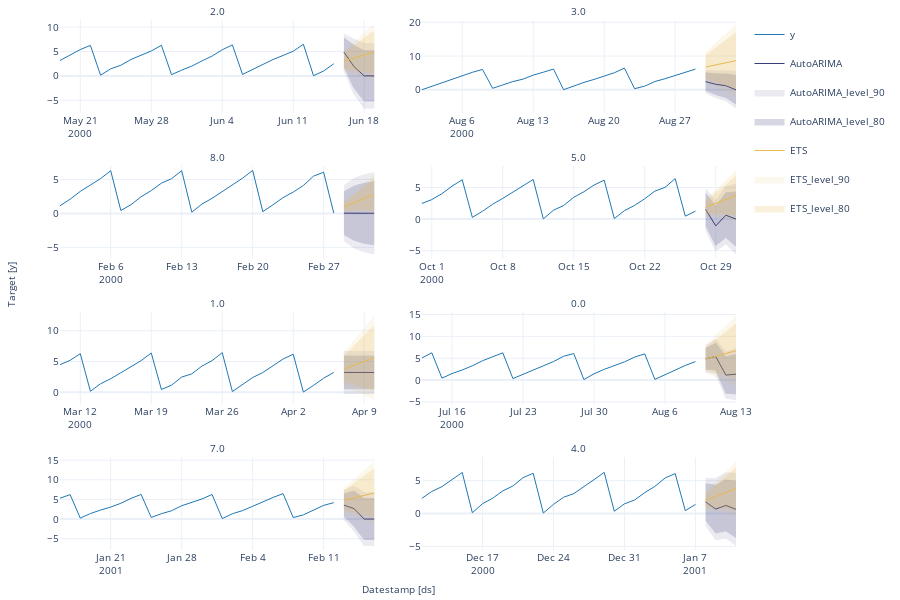

The cell this chart's notebook holds for it:
### Code cell
#| hide
fcsts_df = fcst.forecast(h=4, fitted=True, level=[90, 80, 30])
fcsts_df.groupby('unique_id').tail(4)
fcst.plot(panel_df.groupby('unique_id').tail(28), fcsts_df, models=['AutoARIMA', 'ETS'], level=[90, 80])

### Figure 1 — Plotly figure (JSON) as saved in the notebook; plotly's stock layout.template omitted (floating-point values rounded to 4 significant figures)
{"data": [{"legendgroup": "y", "line": {"color": "#1f77b4", "width": 1}, "mode": "lines", "name": "y", "showlegend": true, "type": "scatter", "x": ["2000-05-19T00:00:00", "2000-05-20T00:00:00", "2000-05-21T00:00:00", "2000-05-22T00:00:00", "2000-05-23T00:00:00", "2000-05-24T00:00:00", "2000-05-25T00:00:00", "2000-05-26T00:00:00", "2000-05-27T00:00:00", "2000-05-28T00:00:00", "2000-05-29T00:00:00", "2000-05-30T00:00:00", "2000-05-31T00:00:00", "2000-06-01T00:00:00", "2000-06-02T00:00:00", "2000-06-03T00:00:00", "2000-06-04T00:00:00", "2000-06-05T00:00:00", "2000-06-06T00:00:00", "2000-06-07T00:00:00", "2000-06-08T00:00:00", "2000-06-09T00:00:00", "2000-06-10T00:00:00", "2000-06-11T00:00:00", "2000-06-12T00:00:00", "2000-06-13T00:00:00", "2000-06-14T00:00:00", "2000-06-15T00:00:00"], "xaxis": "x", "y": [3.162, 4.34, 5.398, 6.252, 0.1481, 1.443, 2.176, 3.369, 4.278, 5.101, 6.274, 0.2598, 1.174, 2.012, 3.074, 4.066, 5.354, 6.355, 0.3059, 1.336, 2.224, 3.348, 4.189, 5.05, 6.48, 0.03622, 1.01, 2.49], "yaxis": "y"}, {"legendgroup": "y", "line": {"color": "#1f77b4", "width": 1}, "mode": "lines", "name": "y", "showlegend": false, "type": "scatter", "x": ["2000-08-02T00:00:00", "2000-08-03T00:00:00", "2000-08-04T00:00:00", "2000-08-05T00:00:00", "2000-08-06T00:00:00", "2000-08-07T00:00:00", "2000-08-08T00:00:00", "2000-08-09T00:00:00", "2000-08-10T00:00:00", "2000-08-11T00:00:00", "2000-08-12T00:00:00", "2000-08-13T00:00:00", "2000-08-14T00:00:00", "2000-08-15T00:00:00", "2000-08-16T00:00:00", "2000-08-17T00:00:00", "2000-08-18T00:00:00", "2000-08-19T00:00:00", "2000-08-20T00:00:00", "2000-08-21T00:00:00", "2000-08-22T00:00:00", "2000-08-23T00:00:00", "2000-08-24T00:00:00", "2000-08-25T00:00:00", "2000-08-26T00:00:00", "2000-08-27T00:00:00", "2000-08-28T00:00:00", "2000-08-29T00:00:00"], "xaxis": "x2", "y": [0.004345, 1.012, 2.072, 3.257, 4.111, 5.185, 6.028, 0.4556, 1.442, 2.449, 3.166, 4.356, 5.213, 6.151, 0.03521, 1.211, 2.194, 3.08, 4.175, 5.048, 6.436, 0.3338, 1.096, 2.459, 3.29, 4.228, 5.321, 6.127], "yaxis": "y2"}, {"legendgroup": "y", "line": {"color": "#1f77b4", "width": 1}, "mode": "lines", "name": "y", "showlegend": false, "type": "scatter", "x": ["2000-02-01T00:00:00", "2000-02-02T00:00:00", "2000-02-03T00:00:00", "2000-02-04T00:00:00", "2000-02-05T00:00:00", "2000-02-06T00:00:00", "2000-02-07T00:00:00", "2000-02-08T00:00:00", "2000-02-09T00:00:00", "2000-02-10T00:00:00", "2000-02-11T00:00:00", "2000-02-12T00:00:00", "2000-02-13T00:00:00", "2000-02-14T00:00:00", "2000-02-15T00:00:00", "2000-02-16T00:00:00", "2000-02-17T00:00:00", "2000-02-18T00:00:00", "2000-02-19T00:00:00", "2000-02-20T00:00:00", "2000-02-21T00:00:00", "2000-02-22T00:00:00", "2000-02-23T00:00:00", "2000-02-24T00:00:00", "2000-02-25T00:00:00", "2000-02-26T00:00:00", "2000-02-27T00:00:00", "2000-02-28T00:00:00"], "xaxis": "x3", "y": [1.111, 2.092, 3.239, 4.178, 5.12, 6.291, 0.4281, 1.278, 2.453, 3.358, 4.45, 5.101, 6.294, 0.1773, 1.372, 2.225, 3.206, 4.071, 5.177, 6.334, 0.2544, 1.26, 2.324, 3.138, 4.11, 5.484, 6.069, 0.0405], "yaxis": "y3"}, {"legendgroup": "y", "line": {"color": "#1f77b4", "width": 1}, "mode": "lines", "name": "y", "showlegend": false, "type": "scatter", "x": ["2000-09-30T00:00:00", "2000-10-01T00:00:00", "2000-10-02T00:00:00", "2000-10-03T00:00:00", "2000-10-04T00:00:00", "2000-10-05T00:00:00", "2000-10-06T00:00:00", "2000-10-07T00:00:00", "2000-10-08T00:00:00", "2000-10-09T00:00:00", "2000-10-10T00:00:00", "2000-10-11T00:00:00", "2000-10-12T00:00:00", "2000-10-13T00:00:00", "2000-10-14T00:00:00", "2000-10-15T00:00:00", "2000-10-16T00:00:00", "2000-10-17T00:00:00", "2000-10-18T00:00:00", "2000-10-19T00:00:00", "2000-10-20T00:00:00", "2000-10-21T00:00:00", "2000-10-22T00:00:00", "2000-10-23T00:00:00", "2000-10-24T00:00:00", "2000-10-25T00:00:00", "2000-10-26T00:00:00", "2000-10-27T00:00:00"], "xaxis": "x4", "y": [2.459, 3.085, 4.02, 5.215, 6.216, 0.2656, 1.235, 2.349, 3.271, 4.271, 5.334, 6.261, 0.03107, 1.406, 2.143, 3.451, 4.321, 5.382, 6.156, 0.07805, 1.326, 2.169, 3.215, 4.425, 5.011, 6.397, 0.4621, 1.253], "yaxis": "y4"}, {"legendgroup": "y", "line": {"color": "#1f77b4", "width": 1}, "mode": "lines", "name": "y", "showlegend": false, "type": "scatter", "x": ["2000-03-10T00:00:00", "2000-03-11T00:00:00", "2000-03-12T00:00:00", "2000-03-13T00:00:00", "2000-03-14T00:00:00", "2000-03-15T00:00:00", "2000-03-16T00:00:00", "2000-03-17T00:00:00", "2000-03-18T00:00:00", "2000-03-19T00:00:00", "2000-03-20T00:00:00", "2000-03-21T00:00:00", "2000-03-22T00:00:00", "2000-03-23T00:00:00", "2000-03-24T00:00:00", "2000-03-25T00:00:00", "2000-03-26T00:00:00", "2000-03-27T00:00:00", "2000-03-28T00:00:00", "2000-03-29T00:00:00", "2000-03-30T00:00:00", "2000-03-31T00:00:00", "2000-04-01T00:00:00", "2000-04-02T00:00:00", "2000-04-03T00:00:00", "2000-04-04T00:00:00", "2000-04-05T00:00:00", "2000-04-06T00:00:00"], "xaxis": "x5", "y": [4.49, 5.203, 6.285, 0.1718, 1.394, 2.206, 3.18, 4.2, 5.151, 6.388, 0.4631, 1.163, 2.476, 3.007, 4.267, 5.152, 6.441, 0.1253, 1.339, 2.405, 3.216, 4.376, 5.415, 6.19, 0.04827, 1.128, 2.296, 3.238], "yaxis": "y5"}, {"legendgroup": "y", "line": {"color": "#1f77b4", "width": 1}, "mode": "lines", "name": "y", "showlegend": false, "type": "scatter", "x": ["2000-07-13T00:00:00", "2000-07-14T00:00:00", "2000-07-15T00:00:00", "2000-07-16T00:00:00", "2000-07-17T00:00:00", "2000-07-18T00:00:00", "2000-07-19T00:00:00", "2000-07-20T00:00:00", "2000-07-21T00:00:00", "2000-07-22T00:00:00", "2000-07-23T00:00:00", "2000-07-24T00:00:00", "2000-07-25T00:00:00", "2000-07-26T00:00:00", "2000-07-27T00:00:00", "2000-07-28T00:00:00", "2000-07-29T00:00:00", "2000-07-30T00:00:00", "2000-07-31T00:00:00", "2000-08-01T00:00:00", "2000-08-02T00:00:00", "2000-08-03T00:00:00", "2000-08-04T00:00:00", "2000-08-05T00:00:00", "2000-08-06T00:00:00", "2000-08-07T00:00:00", "2000-08-08T00:00:00", "2000-08-09T00:00:00"], "xaxis": "x6", "y": [5.028, 6.244, 0.4405, 1.488, 2.309, 3.271, 4.427, 5.372, 6.239, 0.3385, 1.304, 2.357, 3.235, 4.228, 5.453, 6.069, 0.1146, 1.441, 2.452, 3.323, 4.162, 5.26, 6.0, 0.1559, 1.213, 2.443, 3.34, 4.228], "yaxis": "y6"}, {"legendgroup": "y", "line": {"color": "#1f77b4", "width": 1}, "mode": "lines", "name": "y", "showlegend": false, "type": "scatter", "x": ["2001-01-16T00:00:00", "2001-01-17T00:00:00", "2001-01-18T00:00:00", "2001-01-19T00:00:00", "2001-01-20T00:00:00", "2001-01-21T00:00:00", "2001-01-22T00:00:00", "2001-01-23T00:00:00", "2001-01-24T00:00:00", "2001-01-25T00:00:00", "2001-01-26T00:00:00", "2001-01-27T00:00:00", "2001-01-28T00:00:00", "2001-01-29T00:00:00", "2001-01-30T00:00:00", "2001-01-31T00:00:00", "2001-02-01T00:00:00", "2001-02-02T00:00:00", "2001-02-03T00:00:00", "2001-02-04T00:00:00", "2001-02-05T00:00:00", "2001-02-06T00:00:00", "2001-02-07T00:00:00", "2001-02-08T00:00:00", "2001-02-09T00:00:00", "2001-02-10T00:00:00", "2001-02-11T00:00:00", "2001-02-12T00:00:00"], "xaxis": "x7", "y": [5.322, 6.211, 0.2385, 1.407, 2.294, 3.047, 4.015, 5.256, 6.272, 0.4081, 1.365, 2.113, 3.397, 4.315, 5.117, 6.258, 0.12, 1.361, 2.151, 3.248, 4.449, 5.494, 6.479, 0.3852, 1.068, 2.234, 3.484, 4.177], "yaxis": "y7"}, {"legendgroup": "y", "line": {"color": "#1f77b4", "width": 1}, "mode": "lines", "name": "y", "showlegend": false, "type": "scatter", "x": ["2000-12-11T00:00:00", "2000-12-12T00:00:00", "2000-12-13T00:00:00", "2000-12-14T00:00:00", "2000-12-15T00:00:00", "2000-12-16T00:00:00", "2000-12-17T00:00:00", "2000-12-18T00:00:00", "2000-12-19T00:00:00", "2000-12-20T00:00:00", "2000-12-21T00:00:00", "2000-12-22T00:00:00", "2000-12-23T00:00:00", "2000-12-24T00:00:00", "2000-12-25T00:00:00", "2000-12-26T00:00:00", "2000-12-27T00:00:00", "2000-12-28T00:00:00", "2000-12-29T00:00:00", "2000-12-30T00:00:00", "2000-12-31T00:00:00", "2001-01-01T00:00:00", "2001-01-02T00:00:00", "2001-01-03T00:00:00", "2001-01-04T00:00:00", "2001-01-05T00:00:00", "2001-01-06T00:00:00", "2001-01-07T00:00:00"], "xaxis": "x8", "y": [2.281, 3.365, 4.096, 5.206, 6.249, 0.1218, 1.499, 2.336, 3.442, 4.196, 5.462, 6.126, 0.07894, 1.393, 2.487, 3.031, 4.05, 5.159, 6.263, 0.3521, 1.478, 2.059, 3.178, 4.133, 5.404, 6.082, 0.4384, 1.387], "yaxis": "y8"}, {"legendgroup": "AutoARIMA", "line": {"color": "#393b79", "width": 1}, "mode": "lines", "name": "AutoARIMA", "showlegend": true, "type": "scatter", "x": ["2000-06-16T00:00:00", "2000-06-17T00:00:00", "2000-06-18T00:00:00", "2000-06-19T00:00:00"], "xaxis": "x", "y": [4.876, 1.881, 0, 0], "yaxis": "y"}, {"fill": "toself", "fillcolor": "#393b79", "legendgroup": "AutoARIMA_level_90", "line": {"color": "#393b79", "width": 1}, "mode": "lines", "name": "AutoARIMA_level_90", "opacity": 0.1, "showlegend": true, "type": "scatter", "x": ["2000-06-16T00:00:00.000000000", "2000-06-17T00:00:00.000000000", "2000-06-18T00:00:00.000000000", "2000-06-19T00:00:00.000000000", "2000-06-19T00:00:00.000000000", "2000-06-18T00:00:00.000000000", "2000-06-17T00:00:00.000000000", "2000-06-16T00:00:00.000000000"], "xaxis": "x", "y": [8.601, 7.496, 6.599, 6.599, -6.599, -6.599, -3.735, 1.151], "yaxis": "y"}, {"fill": "toself", "fillcolor": "#393b79", "legendgroup": "AutoARIMA_level_80", "line": {"color": "#393b79", "width": 1}, "mode": "lines", "name": "AutoARIMA_level_80", "opacity": 0.2, "showlegend": true, "type": "scatter", "x": ["2000-06-16T00:00:00.000000000", "2000-06-17T00:00:00.000000000", "2000-06-18T00:00:00.000000000", "2000-06-19T00:00:00.000000000", "2000-06-19T00:00:00.000000000", "2000-06-18T00:00:00.000000000", "2000-06-17T00:00:00.000000000", "2000-06-16T00:00:00.000000000"], "xaxis": "x", "y": [7.779, 6.256, 5.141, 5.141, -5.141, -5.141, -2.494, 1.973], "yaxis": "y"}, {"legendgroup": "ETS", "line": {"color": "#e7ba52", "width": 1}, "mode": "lines", "name": "ETS", "showlegend": true, "type": "scatter", "x": ["2000-06-16T00:00:00", "2000-06-17T00:00:00", "2000-06-18T00:00:00", "2000-06-19T00:00:00"], "xaxis": "x", "y": [3.057, 3.667, 4.277, 4.888], "yaxis": "y"}, {"fill": "toself", "fillcolor": "#e7ba52", "legendgroup": "ETS_level_90", "line": {"color": "#e7ba52", "width": 1}, "mode": "lines", "name": "ETS_level_90", "opacity": 0.1, "showlegend": true, "type": "scatter", "x": ["2000-06-16T00:00:00.000000000", "2000-06-17T00:00:00.000000000", "2000-06-18T00:00:00.000000000", "2000-06-19T00:00:00.000000000", "2000-06-19T00:00:00.000000000", "2000-06-18T00:00:00.000000000", "2000-06-17T00:00:00.000000000", "2000-06-16T00:00:00.000000000"], "xaxis": "x", "y": [5.077, 6.855, 8.645, 10.5, -0.7278, -0.09004, 0.4798, 1.037], "yaxis": "y"}, {"fill": "toself", "fillcolor": "#e7ba52", "legendgroup": "ETS_level_80", "line": {"color": "#e7ba52", "width": 1}, "mode": "lines", "name": "ETS_level_80", "opacity": 0.2, "showlegend": true, "type": "scatter", "x": ["2000-06-16T00:00:00.000000000", "2000-06-17T00:00:00.000000000", "2000-06-18T00:00:00.000000000", "2000-06-19T00:00:00.000000000", "2000-06-19T00:00:00.000000000", "2000-06-18T00:00:00.000000000", "2000-06-17T00:00:00.000000000", "2000-06-16T00:00:00.000000000"], "xaxis": "x", "y": [4.631, 6.151, 7.68, 9.263, 0.5124, 0.8746, 1.184, 1.483], "yaxis": "y"}, {"legendgroup": "AutoARIMA", "line": {"color": "#393b79", "width": 1}, "mode": "lines", "name": "AutoARIMA", "showlegend": false, "type": "scatter", "x": ["2000-08-30T00:00:00", "2000-08-31T00:00:00", "2000-09-01T00:00:00", "2000-09-02T00:00:00"], "xaxis": "x2", "y": [2.421, 1.644, 1.213, 0], "yaxis": "y2"}, {"fill": "toself", "fillcolor": "#393b79", "legendgroup": "AutoARIMA_level_90", "line": {"color": "#393b79", "width": 1}, "mode": "lines", "name": "AutoARIMA_level_90", "opacity": 0.1, "showlegend": false, "type": "scatter", "x": ["2000-08-30T00:00:00.000000000", "2000-08-31T00:00:00.000000000", "2000-09-01T00:00:00.000000000", "2000-09-02T00:00:00.000000000", "2000-09-02T00:00:00.000000000", "2000-09-01T00:00:00.000000000", "2000-08-31T00:00:00.000000000", "2000-08-30T00:00:00.000000000"], "xaxis": "x2", "y": [5.73, 5.561, 5.663, 5.409, -5.409, -3.238, -2.273, -0.8877], "yaxis": "y2"}, {"fill": "toself", "fillcolor": "#393b79", "legendgroup": "AutoARIMA_level_80", "line": {"color": "#393b79", "width": 1}, "mode": "lines", "name": "AutoARIMA_level_80", "opacity": 0.2, "showlegend": false, "type": "scatter", "x": ["2000-08-30T00:00:00.000000000", "2000-08-31T00:00:00.000000000", "2000-09-01T00:00:00.000000000", "2000-09-02T00:00:00.000000000", "2000-09-02T00:00:00.000000000", "2000-09-01T00:00:00.000000000", "2000-08-31T00:00:00.000000000", "2000-08-30T00:00:00.000000000"], "xaxis": "x2", "y": [5.0, 4.696, 4.68, 4.214, -4.214, -2.255, -1.408, -0.1568], "yaxis": "y2"}, {"legendgroup": "ETS", "line": {"color": "#e7ba52", "width": 1}, "mode": "lines", "name": "ETS", "showlegend": false, "type": "scatter", "x": ["2000-08-30T00:00:00", "2000-08-31T00:00:00", "2000-09-01T00:00:00", "2000-09-02T00:00:00"], "xaxis": "x2", "y": [6.747, 7.375, 8.003, 8.631], "yaxis": "y2"}, {"fill": "toself", "fillcolor": "#e7ba52", "legendgroup": "ETS_level_90", "line": {"color": "#e7ba52", "width": 1}, "mode": "lines", "name": "ETS_level_90", "opacity": 0.1, "showlegend": false, "type": "scatter", "x": ["2000-08-30T00:00:00.000000000", "2000-08-31T00:00:00.000000000", "2000-09-01T00:00:00.000000000", "2000-09-02T00:00:00.000000000", "2000-09-02T00:00:00.000000000", "2000-09-01T00:00:00.000000000", "2000-08-31T00:00:00.000000000", "2000-08-30T00:00:00.000000000"], "xaxis": "x2", "y": [11.11, 13.93, 16.61, 19.29, -2.027, -0.6009, 0.8225, 2.388], "yaxis": "y2"}, {"fill": "toself", "fillcolor": "#e7ba52", "legendgroup": "ETS_level_80", "line": {"color": "#e7ba52", "width": 1}, "mode": "lines", "name": "ETS_level_80", "opacity": 0.2, "showlegend": false, "type": "scatter", "x": ["2000-08-30T00:00:00.000000000", "2000-08-31T00:00:00.000000000", "2000-09-01T00:00:00.000000000", "2000-09-02T00:00:00.000000000", "2000-09-02T00:00:00.000000000", "2000-09-01T00:00:00.000000000", "2000-08-31T00:00:00.000000000", "2000-08-30T00:00:00.000000000"], "xaxis": "x2", "y": [10.14, 12.48, 14.71, 16.93, 0.3268, 1.299, 2.27, 3.351], "yaxis": "y2"}, {"legendgroup": "AutoARIMA", "line": {"color": "#393b79", "width": 1}, "mode": "lines", "name": "AutoARIMA", "showlegend": false, "type": "scatter", "x": ["2000-02-29T00:00:00", "2000-03-01T00:00:00", "2000-03-02T00:00:00", "2000-03-03T00:00:00"], "xaxis": "x3", "y": [0.03149, 0.02449, 0.01904, 0.01481], "yaxis": "y3"}, {"fill": "toself", "fillcolor": "#393b79", "legendgroup": "AutoARIMA_level_90", "line": {"color": "#393b79", "width": 1}, "mode": "lines", "name": "AutoARIMA_level_90", "opacity": 0.1, "showlegend": false, "type": "scatter", "x": ["2000-02-29T00:00:00.000000000", "2000-03-01T00:00:00.000000000", "2000-03-02T00:00:00.000000000", "2000-03-03T00:00:00.000000000", "2000-03-03T00:00:00.000000000", "2000-03-02T00:00:00.000000000", "2000-03-01T00:00:00.000000000", "2000-02-29T00:00:00.000000000"], "xaxis": "x3", "y": [4.07, 5.14, 5.687, 5.993, -5.963, -5.649, -5.091, -4.007], "yaxis": "y3"}, {"fill": "toself", "fillcolor": "#393b79", "legendgroup": "AutoARIMA_level_80", "line": {"color": "#393b79", "width": 1}, "mode": "lines", "name": "AutoARIMA_level_80", "opacity": 0.2, "showlegend": false, "type": "scatter", "x": ["2000-02-29T00:00:00.000000000", "2000-03-01T00:00:00.000000000", "2000-03-02T00:00:00.000000000", "2000-03-03T00:00:00.000000000", "2000-03-03T00:00:00.000000000", "2000-03-02T00:00:00.000000000", "2000-03-01T00:00:00.000000000", "2000-02-29T00:00:00.000000000"], "xaxis": "x3", "y": [3.178, 4.01, 4.435, 4.672, -4.643, -4.397, -3.961, -3.115], "yaxis": "y3"}, {"legendgroup": "ETS", "line": {"color": "#e7ba52", "width": 1}, "mode": "lines", "name": "ETS", "showlegend": false, "type": "scatter", "x": ["2000-02-29T00:00:00", "2000-03-01T00:00:00", "2000-03-02T00:00:00", "2000-03-03T00:00:00"], "xaxis": "x3", "y": [0.9512, 1.568, 2.184, 2.801], "yaxis": "y3"}, {"fill": "toself", "fillcolor": "#e7ba52", "legendgroup": "ETS_level_90", "line": {"color": "#e7ba52", "width": 1}, "mode": "lines", "name": "ETS_level_90", "opacity": 0.1, "showlegend": false, "type": "scatter", "x": ["2000-02-29T00:00:00.000000000", "2000-03-01T00:00:00.000000000", "2000-03-02T00:00:00.000000000", "2000-03-03T00:00:00.000000000", "2000-03-03T00:00:00.000000000", "2000-03-02T00:00:00.000000000", "2000-03-01T00:00:00.000000000", "2000-02-29T00:00:00.000000000"], "xaxis": "x3", "y": [1.628, 2.887, 4.269, 5.776, -0.1743, 0.09963, 0.2484, 0.2745], "yaxis": "y3"}, {"fill": "toself", "fillcolor": "#e7ba52", "legendgroup": "ETS_level_80", "line": {"color": "#e7ba52", "width": 1}, "mode": "lines", "name": "ETS_level_80", "opacity": 0.2, "showlegend": false, "type": "scatter", "x": ["2000-02-29T00:00:00.000000000", "2000-03-01T00:00:00.000000000", "2000-03-02T00:00:00.000000000", "2000-03-03T00:00:00.000000000", "2000-03-03T00:00:00.000000000", "2000-03-02T00:00:00.000000000", "2000-03-01T00:00:00.000000000", "2000-02-29T00:00:00.000000000"], "xaxis": "x3", "y": [1.478, 2.596, 3.809, 5.119, 0.4829, 0.5601, 0.5398, 0.4239], "yaxis": "y3"}, {"legendgroup": "AutoARIMA", "line": {"color": "#393b79", "width": 1}, "mode": "lines", "name": "AutoARIMA", "showlegend": false, "type": "scatter", "x": ["2000-10-28T00:00:00", "2000-10-29T00:00:00", "2000-10-30T00:00:00", "2000-10-31T00:00:00"], "xaxis": "x4", "y": [1.545, -1.07, 0.6109, 0], "yaxis": "y4"}, {"fill": "toself", "fillcolor": "#393b79", "legendgroup": "AutoARIMA_level_90", "line": {"color": "#393b79", "width": 1}, "mode": "lines", "name": "AutoARIMA_level_90", "opacity": 0.1, "showlegend": false, "type": "scatter", "x": ["2000-10-28T00:00:00.000000000", "2000-10-29T00:00:00.000000000", "2000-10-30T00:00:00.000000000", "2000-10-31T00:00:00.000000000", "2000-10-31T00:00:00.000000000", "2000-10-30T00:00:00.000000000", "2000-10-29T00:00:00.000000000", "2000-10-28T00:00:00.000000000"], "xaxis": "x4", "y": [4.797, 2.89, 5.156, 5.5, -5.5, -3.934, -5.03, -1.706], "yaxis": "y4"}, {"fill": "toself", "fillcolor": "#393b79", "legendgroup": "AutoARIMA_level_80", "line": {"color": "#393b79", "width": 1}, "mode": "lines", "name": "AutoARIMA_level_80", "opacity": 0.2, "showlegend": false, "type": "scatter", "x": ["2000-10-28T00:00:00.000000000", "2000-10-29T00:00:00.000000000", "2000-10-30T00:00:00.000000000", "2000-10-31T00:00:00.000000000", "2000-10-31T00:00:00.000000000", "2000-10-30T00:00:00.000000000", "2000-10-29T00:00:00.000000000", "2000-10-28T00:00:00.000000000"], "xaxis": "x4", "y": [4.079, 2.015, 4.152, 4.285, -4.285, -2.93, -4.156, -0.9881], "yaxis": "y4"}, {"legendgroup": "ETS", "line": {"color": "#e7ba52", "width": 1}, "mode": "lines", "name": "ETS", "showlegend": false, "type": "scatter", "x": ["2000-10-28T00:00:00", "2000-10-29T00:00:00", "2000-10-30T00:00:00", "2000-10-31T00:00:00"], "xaxis": "x4", "y": [1.878, 2.497, 3.115, 3.733], "yaxis": "y4"}, {"fill": "toself", "fillcolor": "#e7ba52", "legendgroup": "ETS_level_90", "line": {"color": "#e7ba52", "width": 1}, "mode": "lines", "name": "ETS_level_90", "opacity": 0.1, "showlegend": false, "type": "scatter", "x": ["2000-10-28T00:00:00.000000000", "2000-10-29T00:00:00.000000000", "2000-10-30T00:00:00.000000000", "2000-10-31T00:00:00.000000000", "2000-10-31T00:00:00.000000000", "2000-10-30T00:00:00.000000000", "2000-10-29T00:00:00.000000000", "2000-10-28T00:00:00.000000000"], "xaxis": "x4", "y": [3.113, 4.568, 6.089, 7.701, -0.235, 0.1406, 0.4251, 0.644], "yaxis": "y4"}, {"fill": "toself", "fillcolor": "#e7ba52", "legendgroup": "ETS_level_80", "line": {"color": "#e7ba52", "width": 1}, "mode": "lines", "name": "ETS_level_80", "opacity": 0.2, "showlegend": false, "type": "scatter", "x": ["2000-10-28T00:00:00.000000000", "2000-10-29T00:00:00.000000000", "2000-10-30T00:00:00.000000000", "2000-10-31T00:00:00.000000000", "2000-10-31T00:00:00.000000000", "2000-10-30T00:00:00.000000000", "2000-10-29T00:00:00.000000000", "2000-10-28T00:00:00.000000000"], "xaxis": "x4", "y": [2.84, 4.111, 5.432, 6.825, 0.6414, 0.7975, 0.8827, 0.9167], "yaxis": "y4"}, {"legendgroup": "AutoARIMA", "line": {"color": "#393b79", "width": 1}, "mode": "lines", "name": "AutoARIMA", "showlegend": false, "type": "scatter", "x": ["2000-04-07T00:00:00", "2000-04-08T00:00:00", "2000-04-09T00:00:00", "2000-04-10T00:00:00"], "xaxis": "x5", "y": [3.233, 3.233, 3.233, 3.233], "yaxis": "y5"}, {"fill": "toself", "fillcolor": "#393b79", "legendgroup": "AutoARIMA_level_90", "line": {"color": "#393b79", "width": 1}, "mode": "lines", "name": "AutoARIMA_level_90", "opacity": 0.1, "showlegend": false, "type": "scatter", "x": ["2000-04-07T00:00:00.000000000", "2000-04-08T00:00:00.000000000", "2000-04-09T00:00:00.000000000", "2000-04-10T00:00:00.000000000", "2000-04-10T00:00:00.000000000", "2000-04-09T00:00:00.000000000", "2000-04-08T00:00:00.000000000", "2000-04-07T00:00:00.000000000"], "xaxis": "x5", "y": [6.645, 6.645, 6.645, 6.645, -0.1799, -0.1799, -0.1799, -0.1799], "yaxis": "y5"}, {"fill": "toself", "fillcolor": "#393b79", "legendgroup": "AutoARIMA_level_80", "line": {"color": "#393b79", "width": 1}, "mode": "lines", "name": "AutoARIMA_level_80", "opacity": 0.2, "showlegend": false, "type": "scatter", "x": ["2000-04-07T00:00:00.000000000", "2000-04-08T00:00:00.000000000", "2000-04-09T00:00:00.000000000", "2000-04-10T00:00:00.000000000", "2000-04-10T00:00:00.000000000", "2000-04-09T00:00:00.000000000", "2000-04-08T00:00:00.000000000", "2000-04-07T00:00:00.000000000"], "xaxis": "x5", "y": [5.891, 5.891, 5.891, 5.891, 0.5738, 0.5738, 0.5738, 0.5738], "yaxis": "y5"}, {"legendgroup": "ETS", "line": {"color": "#e7ba52", "width": 1}, "mode": "lines", "name": "ETS", "showlegend": false, "type": "scatter", "x": ["2000-04-07T00:00:00", "2000-04-08T00:00:00", "2000-04-09T00:00:00", "2000-04-10T00:00:00"], "xaxis": "x5", "y": [3.812, 4.408, 5.003, 5.598], "yaxis": "y5"}, {"fill": "toself", "fillcolor": "#e7ba52", "legendgroup": "ETS_level_90", "line": {"color": "#e7ba52", "width": 1}, "mode": "lines", "name": "ETS_level_90", "opacity": 0.1, "showlegend": false, "type": "scatter", "x": ["2000-04-07T00:00:00.000000000", "2000-04-08T00:00:00.000000000", "2000-04-09T00:00:00.000000000", "2000-04-10T00:00:00.000000000", "2000-04-10T00:00:00.000000000", "2000-04-09T00:00:00.000000000", "2000-04-08T00:00:00.000000000", "2000-04-07T00:00:00.000000000"], "xaxis": "x5", "y": [6.386, 8.377, 10.35, 12.38, -1.181, -0.3438, 0.4379, 1.239], "yaxis": "y5"}, {"fill": "toself", "fillcolor": "#e7ba52", "legendgroup": "ETS_level_80", "line": {"color": "#e7ba52", "width": 1}, "mode": "lines", "name": "ETS_level_80", "opacity": 0.2, "showlegend": false, "type": "scatter", "x": ["2000-04-07T00:00:00.000000000", "2000-04-08T00:00:00.000000000", "2000-04-09T00:00:00.000000000", "2000-04-10T00:00:00.000000000", "2000-04-10T00:00:00.000000000", "2000-04-09T00:00:00.000000000", "2000-04-08T00:00:00.000000000", "2000-04-07T00:00:00.000000000"], "xaxis": "x5", "y": [5.817, 7.501, 9.169, 10.88, 0.3165, 0.8371, 1.315, 1.807], "yaxis": "y5"}, {"legendgroup": "AutoARIMA", "line": {"color": "#393b79", "width": 1}, "mode": "lines", "name": "AutoARIMA", "showlegend": false, "type": "scatter", "x": ["2000-08-10T00:00:00", "2000-08-11T00:00:00", "2000-08-12T00:00:00", "2000-08-13T00:00:00"], "xaxis": "x6", "y": [4.858, 5.389, 1.143, 1.346], "yaxis": "y6"}, {"fill": "toself", "fillcolor": "#393b79", "legendgroup": "AutoARIMA_level_90", "line": {"color": "#393b79", "width": 1}, "mode": "lines", "name": "AutoARIMA_level_90", "opacity": 0.1, "showlegend": false, "type": "scatter", "x": ["2000-08-10T00:00:00.000000000", "2000-08-11T00:00:00.000000000", "2000-08-12T00:00:00.000000000", "2000-08-13T00:00:00.000000000", "2000-08-13T00:00:00.000000000", "2000-08-12T00:00:00.000000000", "2000-08-11T00:00:00.000000000", "2000-08-10T00:00:00.000000000"], "xaxis": "x6", "y": [7.861, 9.313, 6.453, 7.165, -4.473, -4.167, 1.466, 1.854], "yaxis": "y6"}, {"fill": "toself", "fillcolor": "#393b79", "legendgroup": "AutoARIMA_level_80", "line": {"color": "#393b79", "width": 1}, "mode": "lines", "name": "AutoARIMA_level_80", "opacity": 0.2, "showlegend": false, "type": "scatter", "x": ["2000-08-10T00:00:00.000000000", "2000-08-11T00:00:00.000000000", "2000-08-12T00:00:00.000000000", "2000-08-13T00:00:00.000000000", "2000-08-13T00:00:00.000000000", "2000-08-12T00:00:00.000000000", "2000-08-11T00:00:00.000000000", "2000-08-10T00:00:00.000000000"], "xaxis": "x6", "y": [7.198, 8.446, 5.28, 5.879, -3.188, -2.994, 2.333, 2.518], "yaxis": "y6"}, {"legendgroup": "ETS", "line": {"color": "#e7ba52", "width": 1}, "mode": "lines", "name": "ETS", "showlegend": false, "type": "scatter", "x": ["2000-08-10T00:00:00", "2000-08-11T00:00:00", "2000-08-12T00:00:00", "2000-08-13T00:00:00"], "xaxis": "x6", "y": [4.837, 5.459, 6.082, 6.704], "yaxis": "y6"}, {"fill": "toself", "fillcolor": "#e7ba52", "legendgroup": "ETS_level_90", "line": {"color": "#e7ba52", "width": 1}, "mode": "lines", "name": "ETS_level_90", "opacity": 0.1, "showlegend": false, "type": "scatter", "x": ["2000-08-10T00:00:00.000000000", "2000-08-11T00:00:00.000000000", "2000-08-12T00:00:00.000000000", "2000-08-13T00:00:00.000000000", "2000-08-13T00:00:00.000000000", "2000-08-12T00:00:00.000000000", "2000-08-11T00:00:00.000000000", "2000-08-10T00:00:00.000000000"], "xaxis": "x6", "y": [7.962, 10.22, 12.41, 14.63, -1.223, -0.2433, 0.7031, 1.711], "yaxis": "y6"}, {"fill": "toself", "fillcolor": "#e7ba52", "legendgroup": "ETS_level_80", "line": {"color": "#e7ba52", "width": 1}, "mode": "lines", "name": "ETS_level_80", "opacity": 0.2, "showlegend": false, "type": "scatter", "x": ["2000-08-10T00:00:00.000000000", "2000-08-11T00:00:00.000000000", "2000-08-12T00:00:00.000000000", "2000-08-13T00:00:00.000000000", "2000-08-13T00:00:00.000000000", "2000-08-12T00:00:00.000000000", "2000-08-11T00:00:00.000000000", "2000-08-10T00:00:00.000000000"], "xaxis": "x6", "y": [7.271, 9.165, 11.01, 12.88, 0.5275, 1.154, 1.754, 2.402], "yaxis": "y6"}, {"legendgroup": "AutoARIMA", "line": {"color": "#393b79", "width": 1}, "mode": "lines", "name": "AutoARIMA", "showlegend": false, "type": "scatter", "x": ["2001-02-13T00:00:00", "2001-02-14T00:00:00", "2001-02-15T00:00:00", "2001-02-16T00:00:00"], "xaxis": "x7", "y": [3.552, 2.656, 0, 0], "yaxis": "y7"}, {"fill": "toself", "fillcolor": "#393b79", "legendgroup": "AutoARIMA_level_90", "line": {"color": "#393b79", "width": 1}, "mode": "lines", "name": "AutoARIMA_level_90", "opacity": 0.1, "showlegend": false, "type": "scatter", "x": ["2001-02-13T00:00:00.000000000", "2001-02-14T00:00:00.000000000", "2001-02-15T00:00:00.000000000", "2001-02-16T00:00:00.000000000", "2001-02-16T00:00:00.000000000", "2001-02-15T00:00:00.000000000", "2001-02-14T00:00:00.000000000", "2001-02-13T00:00:00.000000000"], "xaxis": "x7", "y": [7.191, 8.376, 6.697, 6.697, -6.697, -6.697, -3.063, -0.08763], "yaxis": "y7"}, {"fill": "toself", "fillcolor": "#393b79", "legendgroup": "AutoARIMA_level_80", "line": {"color": "#393b79", "width": 1}, "mode": "lines", "name": "AutoARIMA_level_80", "opacity": 0.2, "showlegend": false, "type": "scatter", "x": ["2001-02-13T00:00:00.000000000", "2001-02-14T00:00:00.000000000", "2001-02-15T00:00:00.000000000", "2001-02-16T00:00:00.000000000", "2001-02-16T00:00:00.000000000", "2001-02-15T00:00:00.000000000", "2001-02-14T00:00:00.000000000", "2001-02-13T00:00:00.000000000"], "xaxis": "x7", "y": [6.387, 7.113, 5.218, 5.218, -5.218, -5.218, -1.8, 0.7162], "yaxis": "y7"}, {"legendgroup": "ETS", "line": {"color": "#e7ba52", "width": 1}, "mode": "lines", "name": "ETS", "showlegend": false, "type": "scatter", "x": ["2001-02-13T00:00:00", "2001-02-14T00:00:00", "2001-02-15T00:00:00", "2001-02-16T00:00:00"], "xaxis": "x7", "y": [4.788, 5.404, 6.019, 6.635], "yaxis": "y7"}, {"fill": "toself", "fillcolor": "#e7ba52", "legendgroup": "ETS_level_90", "line": {"color": "#e7ba52", "width": 1}, "mode": "lines", "name": "ETS_level_90", "opacity": 0.1, "showlegend": false, "type": "scatter", "x": ["2001-02-13T00:00:00.000000000", "2001-02-14T00:00:00.000000000", "2001-02-15T00:00:00.000000000", "2001-02-16T00:00:00.000000000", "2001-02-16T00:00:00.000000000", "2001-02-15T00:00:00.000000000", "2001-02-14T00:00:00.000000000", "2001-02-13T00:00:00.000000000"], "xaxis": "x7", "y": [7.886, 10.14, 12.33, 14.56, -1.289, -0.2935, 0.6668, 1.69], "yaxis": "y7"}, {"fill": "toself", "fillcolor": "#e7ba52", "legendgroup": "ETS_level_80", "line": {"color": "#e7ba52", "width": 1}, "mode": "lines", "name": "ETS_level_80", "opacity": 0.2, "showlegend": false, "type": "scatter", "x": ["2001-02-13T00:00:00.000000000", "2001-02-14T00:00:00.000000000", "2001-02-15T00:00:00.000000000", "2001-02-16T00:00:00.000000000", "2001-02-16T00:00:00.000000000", "2001-02-15T00:00:00.000000000", "2001-02-14T00:00:00.000000000", "2001-02-13T00:00:00.000000000"], "xaxis": "x7", "y": [7.202, 9.094, 10.94, 12.81, 0.4614, 1.101, 1.713, 2.374], "yaxis": "y7"}, {"legendgroup": "AutoARIMA", "line": {"color": "#393b79", "width": 1}, "mode": "lines", "name": "AutoARIMA", "showlegend": false, "type": "scatter", "x": ["2001-01-08T00:00:00", "2001-01-09T00:00:00", "2001-01-10T00:00:00", "2001-01-11T00:00:00"], "xaxis": "x8", "y": [1.771, 0.6798, 1.236, 0.639], "yaxis": "y8"}, {"fill": "toself", "fillcolor": "#393b79", "legendgroup": "AutoARIMA_level_90", "line": {"color": "#393b79", "width": 1}, "mode": "lines", "name": "AutoARIMA_level_90", "opacity": 0.1, "showlegend": false, "type": "scatter", "x": ["2001-01-08T00:00:00.000000000", "2001-01-09T00:00:00.000000000", "2001-01-10T00:00:00.000000000", "2001-01-11T00:00:00.000000000", "2001-01-11T00:00:00.000000000", "2001-01-10T00:00:00.000000000", "2001-01-09T00:00:00.000000000", "2001-01-08T00:00:00.000000000"], "xaxis": "x8", "y": [5.311, 5.353, 6.194, 6.118, -4.839, -3.721, -3.993, -1.77], "yaxis": "y8"}, {"fill": "toself", "fillcolor": "#393b79", "legendgroup": "AutoARIMA_level_80", "line": {"color": "#393b79", "width": 1}, "mode": "lines", "name": "AutoARIMA_level_80", "opacity": 0.2, "showlegend": false, "type": "scatter", "x": ["2001-01-08T00:00:00.000000000", "2001-01-09T00:00:00.000000000", "2001-01-10T00:00:00.000000000", "2001-01-11T00:00:00.000000000", "2001-01-11T00:00:00.000000000", "2001-01-10T00:00:00.000000000", "2001-01-09T00:00:00.000000000", "2001-01-08T00:00:00.000000000"], "xaxis": "x8", "y": [4.529, 4.321, 5.099, 4.908, -3.629, -2.626, -2.961, -0.9876], "yaxis": "y8"}, {"legendgroup": "ETS", "line": {"color": "#e7ba52", "width": 1}, "mode": "lines", "name": "ETS", "showlegend": false, "type": "scatter", "x": ["2001-01-08T00:00:00", "2001-01-09T00:00:00", "2001-01-10T00:00:00", "2001-01-11T00:00:00"], "xaxis": "x8", "y": [1.991, 2.598, 3.204, 3.811], "yaxis": "y8"}, {"fill": "toself", "fillcolor": "#e7ba52", "legendgroup": "ETS_level_90", "line": {"color": "#e7ba52", "width": 1}, "mode": "lines", "name": "ETS_level_90", "opacity": 0.1, "showlegend": false, "type": "scatter", "x": ["2001-01-08T00:00:00.000000000", "2001-01-09T00:00:00.000000000", "2001-01-10T00:00:00.000000000", "2001-01-11T00:00:00.000000000", "2001-01-11T00:00:00.000000000", "2001-01-10T00:00:00.000000000", "2001-01-09T00:00:00.000000000", "2001-01-08T00:00:00.000000000"], "xaxis": "x8", "y": [3.284, 4.744, 6.259, 7.86, -0.2385, 0.149, 0.4516, 0.6979], "yaxis": "y8"}, {"fill": "toself", "fillcolor": "#e7ba52", "legendgroup": "ETS_level_80", "line": {"color": "#e7ba52", "width": 1}, "mode": "lines", "name": "ETS_level_80", "opacity": 0.2, "showlegend": false, "type": "scatter", "x": ["2001-01-08T00:00:00.000000000", "2001-01-09T00:00:00.000000000", "2001-01-10T00:00:00.000000000", "2001-01-11T00:00:00.000000000", "2001-01-11T00:00:00.000000000", "2001-01-10T00:00:00.000000000", "2001-01-09T00:00:00.000000000", "2001-01-08T00:00:00.000000000"], "xaxis": "x8", "y": [2.998, 4.27, 5.585, 6.966, 0.6559, 0.8238, 0.9256, 0.9835], "yaxis": "y8"}], "layout": {"annotations": [{"font": {"size": 10}, "showarrow": false, "text": "2.0", "x": 0.2325, "xanchor": "center", "xref": "paper", "y": 1, "yanchor": "bottom", "yref": "paper"}, {"font": {"size": 10}, "showarrow": false, "text": "3.0", "x": 0.7675, "xanchor": "center", "xref": "paper", "y": 1, "yanchor": "bottom", "yref": "paper"}, {"font": {"size": 10}, "showarrow": false, "text": "8.0", "x": 0.2325, "xanchor": "center", "xref": "paper", "y": 0.725, "yanchor": "bottom", "yref": "paper"}, {"font": {"size": 10}, "showarrow": false, "text": "5.0", "x": 0.7675, "xanchor": "center", "xref": "paper", "y": 0.725, "yanchor": "bottom", "yref": "paper"}, {"font": {"size": 10}, "showarrow": false, "text": "1.0", "x": 0.2325, "xanchor": "center", "xref": "paper", "y": 0.45, "yanchor": "bottom", "yref": "paper"}, {"font": {"size": 10}, "showarrow": false, "text": "0.0", "x": 0.7675, "xanchor": "center", "xref": "paper", "y": 0.45, "yanchor": "bottom", "yref": "paper"}, {"font": {"size": 10}, "showarrow": false, "text": "7.0", "x": 0.2325, "xanchor": "center", "xref": "paper", "y": 0.175, "yanchor": "bottom", "yref": "paper"}, {"font": {"size": 10}, "showarrow": false, "text": "4.0", "x": 0.7675, "xanchor": "center", "xref": "paper", "y": 0.175, "yanchor": "bottom", "yref": "paper"}, {"font": {"size": 10}, "showarrow": false, "text": "Datestamp [ds]", "x": 0.5, "xanchor": "center", "xref": "paper", "y": 0, "yanchor": "top", "yref": "paper", "yshift": -30}, {"font": {"size": 10}, "showarrow": false, "text": "Target [y]", "textangle": -90, "x": 0, "xanchor": "right", "xref": "paper", "xshift": -40, "y": 0.5, "yanchor": "middle", "yref": "paper"}], "autosize": true, "font": {"size": 10}, "height": 600, "margin": {"b": 50, "l": 60, "r": 10, "t": 20}, "xaxis": {"anchor": "y", "domain": [0, 0.465], "showticklabels": true, "visible": true}, "xaxis2": {"anchor": "y2", "domain": [0.535, 1.0], "showticklabels": true, "visible": true}, "xaxis3": {"anchor": "y3", "domain": [0, 0.465], "showticklabels": true, "visible": true}, "xaxis4": {"anchor": "y4", "domain": [0.535, 1.0], "showticklabels": true, "visible": true}, "xaxis5": {"anchor": "y5", "domain": [0, 0.465], "showticklabels": true, "visible": true}, "xaxis6": {"anchor": "y6", "domain": [0.535, 1.0], "showticklabels": true, "visible": true}, "xaxis7": {"anchor": "y7", "domain": [0, 0.465], "showticklabels": true, "visible": true}, "xaxis8": {"anchor": "y8", "domain": [0.535, 1.0], "showticklabels": true, "visible": true}, "yaxis": {"anchor": "x", "domain": [0.825, 1]}, "yaxis2": {"anchor": "x2", "domain": [0.825, 1]}, "yaxis3": {"anchor": "x3", "domain": [0.55, 0.725]}, "yaxis4": {"anchor": "x4", "domain": [0.55, 0.725]}, "yaxis5": {"anchor": "x5", "domain": [0.275, 0.45]}, "yaxis6": {"anchor": "x6", "domain": [0.275, 0.45]}, "yaxis7": {"anchor": "x7", "domain": [0, 0.175]}, "yaxis8": {"anchor": "x8", "domain": [0, 0.175]}}}
